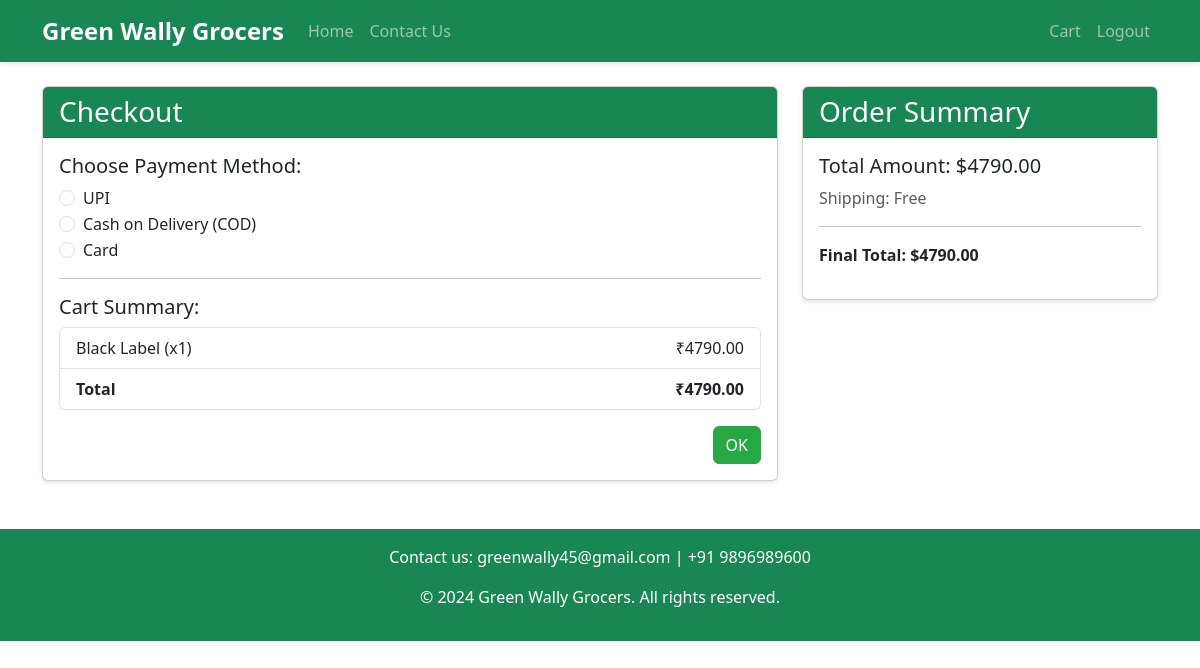
Page /checkout (signed in) on the committed database.
### app.py (models this page shows)
class CartItem(db.Model):
    id = db.Column(db.Integer, primary_key=True)
    user_id = db.Column(db.Integer, db.ForeignKey('user.id'), nullable=False)
    product_id = db.Column(db.Integer, db.ForeignKey('product.id'), nullable=False)
    quantity = db.Column(db.Integer, nullable=False, default=1)

class Product(db.Model):
    id = db.Column(db.Integer, primary_key=True)
    name = db.Column(db.String(100), nullable=False)
    price = db.Column(db.Float, nullable=False)
    description = db.Column(db.Text)
    image = db.Column(db.String(200))
    stock = db.Column(db.Integer, nullable=False)
    cart_items = db.relationship('CartItem', backref='product', lazy=True)

### app.py (the view)
@app.route('/checkout', methods=['GET', 'POST'])
@login_required
def checkout():
    cart_items = CartItem.query.filter_by(user_id=current_user.id).all()
    total = sum(item.product.price * item.quantity for item in cart_items)
    if request.method == 'POST':
        CartItem.query.filter_by(user_id=current_user.id).delete()
        db.session.commit()
        return render_template('checkout.html', payment_success=True, cart_items=[], total=0)
    return render_template('checkout.html', cart_items=cart_items, total=total, payment_success=False)

### app.py (called while the page is built)
@login_manager.user_loader
def load_user(user_id):
    return User.query.get(int(user_id))

### templates/checkout.html (shortened to what this page needs)
{% extends "base.html" %}
{% block content %}
<div class="row">
    <div class="col-md-8">
        <div class="card">
            <div class="card-header bg-success text-white">
                <h3 class="mb-0">Checkout</h3>
            </div>
            <div class="card-body">
                {% if payment_success %}
                    <div class="alert alert-success text-center">
                        <h4>Payment Successful!</h4>
                        <p>Thank you for your purchase.</p>
                    </div>
                {% else %}
                    <form id="paymentForm" method="POST">
                        <h5>Choose Payment Method:</h5>
                        <div class="form-check">
                            <input class="form-check-input" type="radio" name="payment_method" id="upi" value="UPI" required>
                            <label class="form-check-label" for="upi">UPI</label>
                        </div>
                        <div class="form-check">
                            <input class="form-check-input" type="radio" name="payment_method" id="cod" value="COD" required>
                            <label class="form-check-label" for="cod">Cash on Delivery (COD)</label>
                        </div>
                        <div class="form-check">
                            <input class="form-check-input" type="radio" name="payment_method" id="card" value="Card" required>
                            <label class="form-check-label" for="card">Card</label>
                        </div>
                        <hr>
                        <h5>Cart Summary:</h5>
                        <ul class="list-group mb-3">
                            {% for item in cart_items %}
                                <li class="list-group-item d-flex justify-content-between align-items-center">
                                    {{ item.product.name }} (x{{ item.quantity }})
                                    <span>₹{{ "%.2f"|format(item.product.price * item.quantity) }}</span>
                                </li>
                            {% endfor %}
                            <li class="list-group-item d-flex justify-content-between align-items-center">
                                <strong>Total</strong>
                                <strong>₹{{ "%.2f"|format(total) }}</strong>
                            </li>
                        </ul>
                        <div class="text-end">
                            <button type="submit" class="btn btn-success" id="okBtn">OK</button>
                        </div>
                    </form>
                {% endif %}
            </div>
        </div>
    </div>
    <div class="col-md-4">
        <div class="card">
            <div class="card-header bg-success text-white">
                <h3 class="mb-0">Order Summary</h3>
            </div>
            <div class="card-body">
                <h5>Total Amount: ${{ "%.2f"|format(total) }}</h5>
                <p class="text-muted">Shipping: Free</p>
                <hr>
                <p><strong>Final Total: ${{ "%.2f"|format(total) }}</strong></p>
            </div>
        </div>
    </div>
</div>
{% endblock %}

### static/css/style.css (style rules this page uses)
body { min-height: 100vh; display: flex; flex-direction: column; }
.card { box-shadow: 0 2px 4px rgba(0,0,0,0.1); transition: transform 0.2s; }
.btn-success { background-color: #28a745; border-color: #28a745; }

### rows in the picture
CartItem: product.name "Black Label", quantity "1"
Product: item.product.price*item.quantity "4790.00"

### other values in the picture
{{ "%.2f"|format(total) }} "4790.00"
